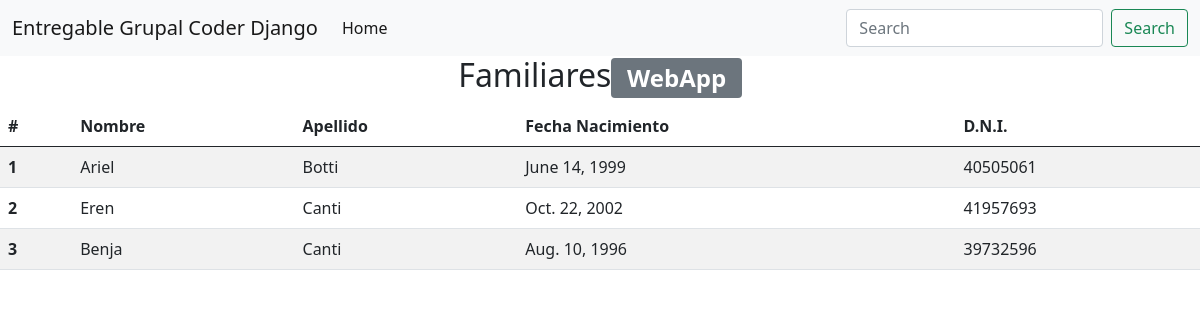
The page / on the database its author committed.
### crud/models.py (models this page shows)
class familiar(models.Model):
    nombre = models.CharField(max_length=40)
    apellido = models.CharField(max_length=40)
    fecha_nacimiento = models.DateField(blank=True)
    dni = models.IntegerField(unique=True)

### crud/views.py (the view)
# urls.py: path('', inicio),
def inicio(request):
    familiares = familiar.objects.all()
    return render(request,"index.html", {'familiar':familiares})

### crud/Templates/index.html (shortened to what this page needs)
<!DOCTYPE html>
<html lang="en">
<head>
    <link href="https://cdn.jsdelivr.net/npm/bootstrap@5.0.2/dist/css/bootstrap.min.css" rel="stylesheet">
</head>
<body>
    <nav class="navbar navbar-expand-lg navbar-light bg-light">
        <div class="container-fluid">
          <a class="navbar-brand" href="#">Entregable Grupal Coder Django</a>
          <div class="collapse navbar-collapse" id="navbarSupportedContent">
            <ul class="navbar-nav me-auto mb-2 mb-lg-0">
              <li class="nav-item">
                <a class="nav-link active" aria-current="page" href="#">Home</a>
              </li>
            </ul>
            <form class="d-flex">
              <input class="form-control me-2" type="search" placeholder="Search" aria-label="Search">
              <button class="btn btn-outline-success" type="submit">Search</button>
            </form>
          </div>
        </div>
    </nav>
    <div><h2 class="text-center">Familiares<span class="badge bg-secondary">WebApp</span></h2></div>
    <table class="table table-striped table-hover">
      <thead>
        <tr>
          <th scope="col">#</th>
          <th scope="col">Nombre</th>
          <th scope="col">Apellido</th>
          <th scope="col">Fecha Nacimiento</th>
          <th scope="col">D.N.I.</th>
        </tr>
      </thead>
      <tbody>
        {%for persona in familiar %}
          <tr>
            <th scope="row">{{persona.id}}</th>
            <td>{{persona.nombre}}</td>
            <td>{{persona.apellido}}</td>
            <td>{{persona.fecha_nacimiento}}</td>
            <td>{{persona.dni}}</td>
          </tr>
        {% endfor %}
      </tbody>
    </table>
</body>
</html>

### rows shown on the page
familiar: id "1", nombre "Ariel", apellido "Botti", fecha_nacimiento "June 14, 1999", dni "40505061"
familiar: id "2", nombre "Eren", apellido "Canti", fecha_nacimiento "Oct. 22, 2002", dni "41957693"
familiar: id "3", nombre "Benja", apellido "Canti", fecha_nacimiento "Aug. 10, 1996", dni "39732596"
